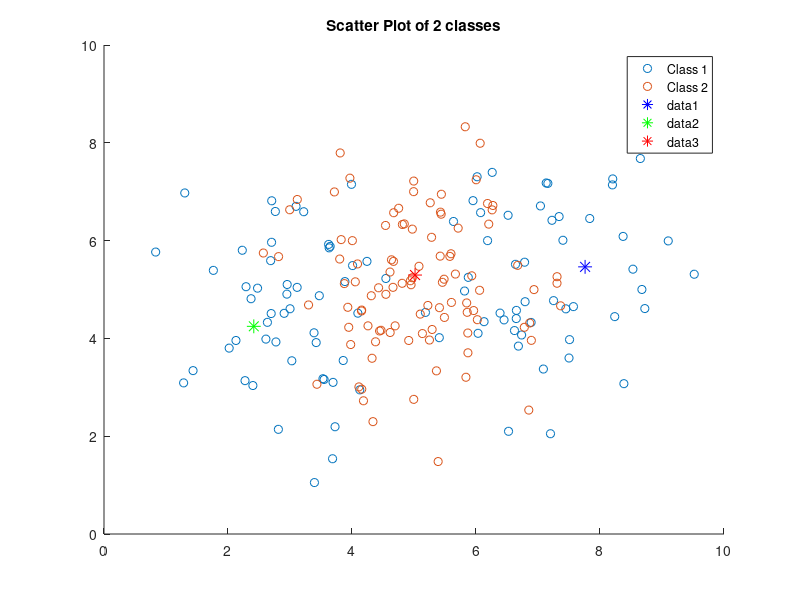
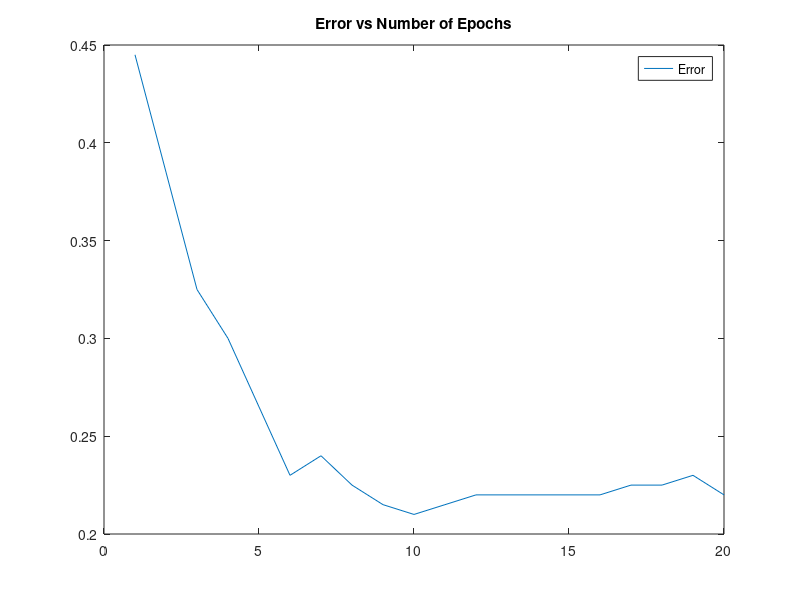

Write MATLAB code to recreate these figures, in order.
clc;
clear;

% Load dataz
load1 = load('data_lvq_A.mat');
load2 = load('data_lvq_B.mat');

data1mat = cell2mat(struct2cell(load1));
% Add labels
class1 = zeros(200,1);

data2mat = cell2mat(struct2cell(load2));
% Add labels
class2 = ones(200,1);

% Scatter plot
figure
scatter(data1mat(:,1), data1mat(:,2));

% Join data
fullData = [data1mat; data2mat];

hold on
scatter(data2mat(:,1), data2mat(:,2));
hold on
legend('Class 1','Class 2')
title('Scatter Plot of 2 classes');

% Main LVQ-1
numberOfPrototypes = 3;
numberOfClasses = 2;

% Class labels
class_labels = floor( (0:length(fullData)-1) * numberOfClasses / length(fullData) );

% Calculate the class conditional means
class1mean = mean(data1mat);
class2mean = mean(data2mat);

% Init prototypes
%prototypes = zeros(3,2);

% Add random noise for each prototype
% Init weights with random noise
prototype1 = class1mean + randn(size(class1mean));
prototype2 = class1mean + randn(size(class1mean));
prototype3 = class2mean + randn(size(class2mean));

% Vectorize
prototypes = [prototype1 0; prototype2 0; prototype3 1];

% parameters of the algo
szData = size(fullData);
numberOfExamples = szData(1);
learningRate = 0.01; 
epochs = 20;
epochsError = [];

% Main epochs loop
for j = 1:epochs
    currentEpochError = 0;
    % Do the loop for the number of epochs
    for i = 1:numberOfExamples
        % Get the current Point
        currentPoint = fullData(i,:);
        % Calculate the distances
        currentDistance = pdist2(currentPoint, prototypes(:,1:2),'euclidean');
        % Square the dist measure
        currentDistanceSquare = currentDistance.^2;
        % Calculate the min
        [currentMin minIdx] = min(currentDistanceSquare);

        % Update the positions of the prototypes based on the winner 
        % Get the winner closer
        winnerLabel = prototypes(minIdx,3);
        currentLabel = class_labels(i);
        if winnerLabel == currentLabel
            % Move closer the winning prototype
            prototypes(minIdx,1:2) = prototypes(minIdx,1:2) + learningRate * (currentPoint - prototypes(minIdx,1:2));
        else
            currentEpochError = currentEpochError + 1;
            % Push away the winning prototype
            prototypes(minIdx,1:2) = prototypes(minIdx,1:2) - learningRate * (currentPoint - prototypes(minIdx,1:2));
        end
        %prototypes([1:minIdx-1 minIdx+1:end],:) = prototypes([1:minIdx-1 minIdx+1:end],:) - learningRate*repmat(currentPoint,2,1);
    end
    % Add to the epochs error matrix
    currentErrorRate = currentEpochError / numberOfExamples;
    epochsError = [epochsError; currentErrorRate];
end

% Plot of the prototypes on top of the scatter
plot(prototypes(1,1), prototypes(1,2), 'r*','color','b','MarkerSize',10);
plot(prototypes(2,1), prototypes(2,2), 'r*','color','g','MarkerSize',10);
plot(prototypes(3,1), prototypes(3,2), 'r*','color','r','MarkerSize',10);
hold on

% Plot the number of epochs vs error
figure
plot(epochsError);
legend('Error')
title('Error vs Number of Epochs');

